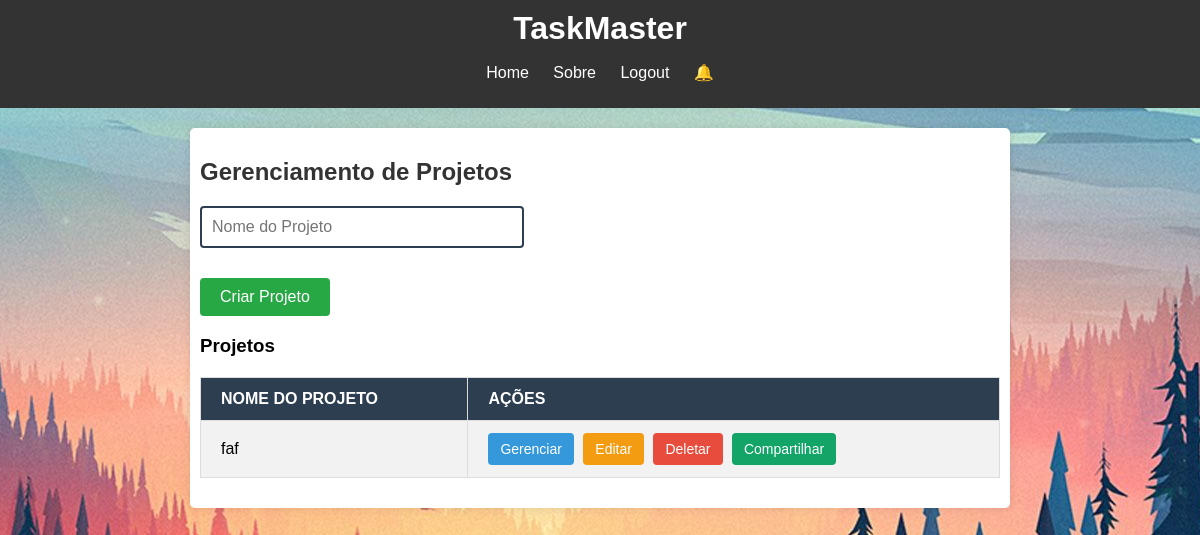
The page /home (signed in) on the database as committed earlier.
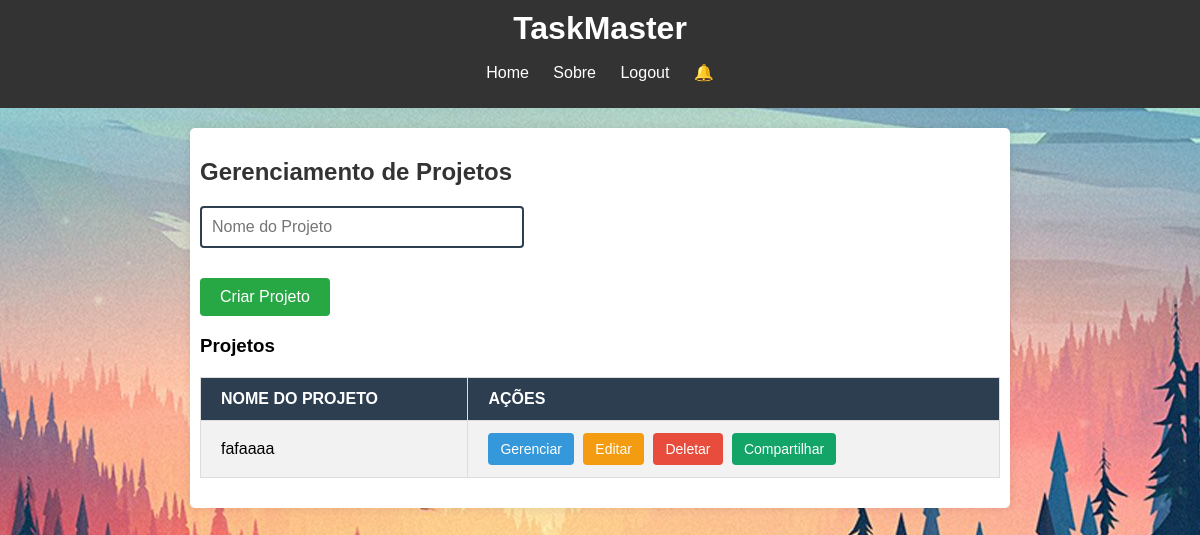
The same page on the database as committed later.
### website/models.py (models this page shows)
class Project(db.Model):
    __tablename__ = 'project'
    id = db.Column(db.Integer, primary_key=True)
    nome_projeto = db.Column(db.String(100), nullable=False)
    user_id = db.Column(db.Integer, db.ForeignKey('usuario.id'), nullable=False)
    criador = db.relationship('Usuario', backref='projetos_criados')

### website/auth.py (the view, shortened to what this page needs)
@auth.route('/home', methods=['POST', 'GET'])
@login_required
def home():
    projetos_criados = Project.query.filter_by(user_id=current_user.id).all()
    projetos_compartilhados = current_user.projects
    todos_os_projetos = projetos_criados + projetos_compartilhados
    return render_template('taskMaster.html', projects=todos_os_projetos)

### website/__init__.py (called while the page is built)
def create_app():
    app = Flask(__name__)
    app.config['SECRET_KEY'] = 'dev'
    app.config['SQLALCHEMY_DATABASE_URI'] = f'sqlite:///{DB_NAME}'
    db.init_app(app)
    from .views import views
    from .auth import auth
    app.register_blueprint(views, url_prefix='/')
    app.register_blueprint(auth, url_prefix='/')
    from .models import Usuario, Project
    create_db(app)
    login_manager = LoginManager()
    login_manager.login_view = 'auth.login'  # Rota de login se o usuário não estiver autenticado
    login_manager.init_app(app)
    @login_manager.user_loader
    def load_user(id):
        return Usuario.query.get(int(id))
    return app

### website/templates/taskMaster.html (shortened to what this page needs)
{% extends 'base.html' %}
{% block content %}
    <h2>Gerenciamento de Projetos</h2>
    <form id="criarProjeto" method="POST" action="{{ url_for('auth.adicionar_projeto') }}">
        <input type="text" name="project_name" placeholder="Nome do Projeto" required>
        <button type="submit">Criar Projeto</button>
    </form>
    <h3>Projetos</h3>
    <table id="botoesProjetos">
        <tr>
            <th>Nome do Projeto</th>
            <th>Ações</th>
        </tr>
        {% for projeto in projects %}
        <tr>
            <td>{{ projeto.nome_projeto }}</td>
            <td>
                <a href="/projeto/{{ projeto.id }}" class="btn btn-primary">Gerenciar</a>
                <a href="{{ url_for('auth.editar_projeto', project_id=projeto.id) }}" class="btn btn-warning">Editar</a>
                <form method="POST" action="{{ url_for('auth.deletar_projeto', project_id=projeto.id) }}" style="display:inline;">
                    <button type="submit" class="btn btn-danger" onclick="return confirm('Tem certeza que deseja deletar este projeto?');">Deletar</button>
                </form>
                <button class="btn btn-compartilhar" onclick="mostrarFormulario('{{ projeto.id }}')">Compartilhar</button>
            </td>
        </tr>
        {% endfor %}
    </table>
{% endblock %}

Rows that differ between the two databases and show on the page:
changed Project: nome_projeto "faf" → "fafaaaa"
